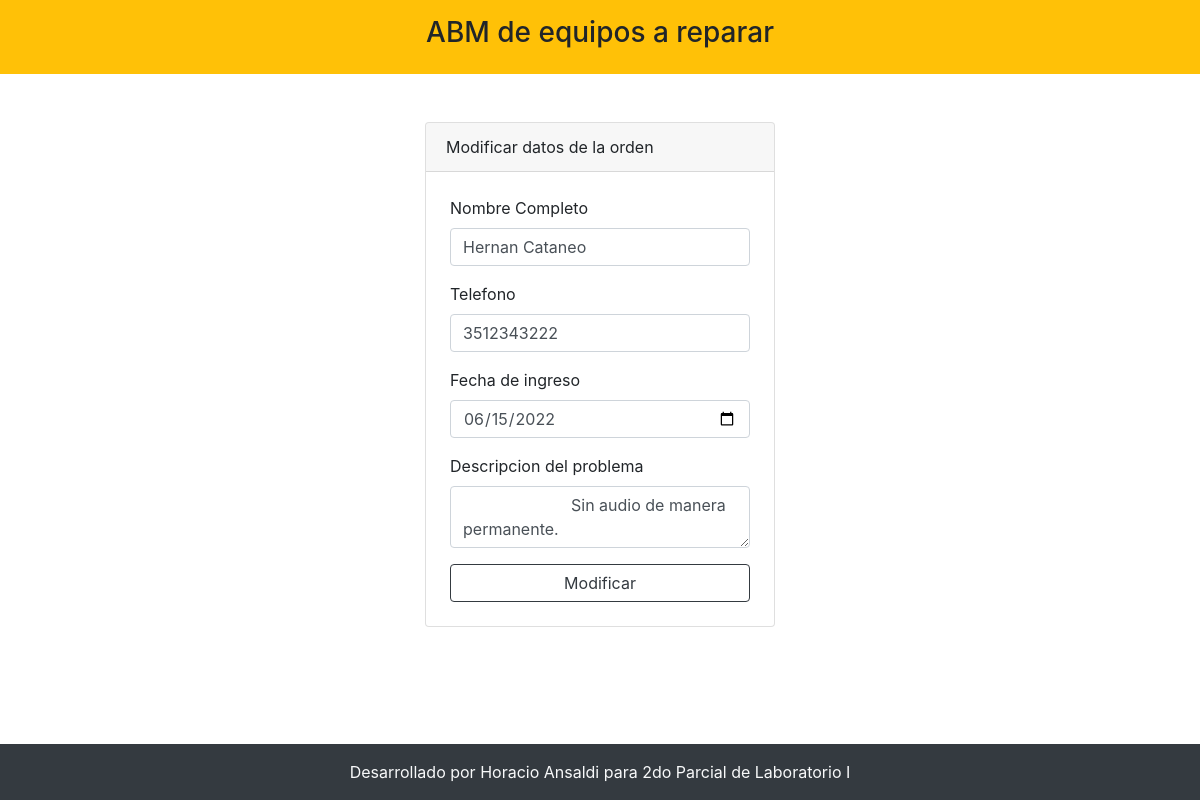
The app's page /editar.php?id=3 with its own data.
### tables this page shows
CREATE TABLE `trabajos` (
  `id` int(11) NOT NULL,
  `nombreCompleto` varchar(50) NOT NULL,
  `telefono` varchar(10) NOT NULL,
  `fechaIngreso` date NOT NULL,
  `descProblema` varchar(1000) NOT NULL,
  `estado` tinyint(1) NOT NULL
);

### editar.php (the view, shortened to what this page needs)
<?php include 'template/header.php' ?>
<?php
include_once 'model/conexion.php';
$id = $_GET['id'];
$sentencia = $bd->prepare("SELECT * FROM trabajos WHERE id=?;");
$sentencia->execute([$id]);
$trabajo = $sentencia->fetch(PDO::FETCH_OBJ);
?>
<div class="container mt-5">
    <div class="row justify-content-center">
        <div class="col-md-4">
        <div class="card">
                <div class="card-header">
                    Modificar datos de la orden
                </div>
                <form action="editarProceso.php" class="p-4" method="POST">
                    <div class="mb-3">
                        <label class="form-label">Nombre Completo</label>
                        <input type="text" class="form-control" name="txtNombreCompleto" value="<?php echo $trabajo->nombreCompleto; ?>" autofocus >
                    </div>
                    <div class="mb-3">
                        <label class="form-label">Telefono</label>
                        <input type="text" class="form-control" name="txtTelefono" value="<?php echo $trabajo->telefono; ?>" autofocus >
                    </div>
                    <div class="mb-3">
                        <label class="form-label">Fecha de ingreso</label>
                        <input type="date" class="form-control" name="dateFechaIngreso" value="<?php echo $trabajo->fechaIngreso; ?>" autofocus >
                    </div>
                    <div class="mb-3">
                        <label class="form-label">Descripcion del problema</label>
                        <textarea type="text" class="form-control" name="txtDescripcionProblema" rows="2";" >
                        <?php echo $trabajo->descProblema; ?>
                        </textarea>
                    </div>
                    <div class="d-grid">
                        <input type="submit" class="btn  btn-outline-dark btn-block" value="Modificar">
                    </div>
                </form>
            </div>
        </div>
    </div>
</div>
<?php include 'template/footer.php' ?>

### records on screen
trabajos: txtNombreCompleto "Hernan Cataneo", txtTelefono "3512343222", dateFechaIngreso "06/15/2022", txtDescripcionProblema "Sin audio de manera permanente."
